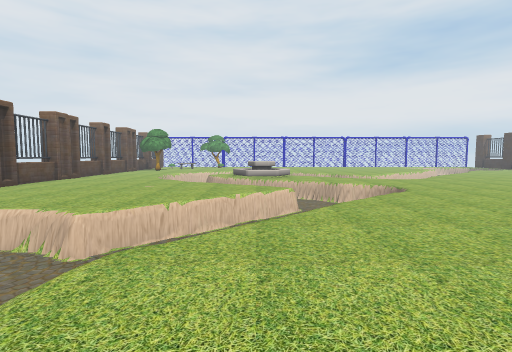
View 1 (above)

24 first-person views from a walk through a Unity game level. The camera is 1.4 m above the floor, tilts 4° down and sees 85° across. The floor is counted in squares, 1 m on a side. Each view is taken from the middle of a square. On the plan, view 1 faces up. The plan holds only what a view shows up to about 14 squares ahead; the rest is blank. The player is left out. Some surface patterns are stand-ins.

View 2
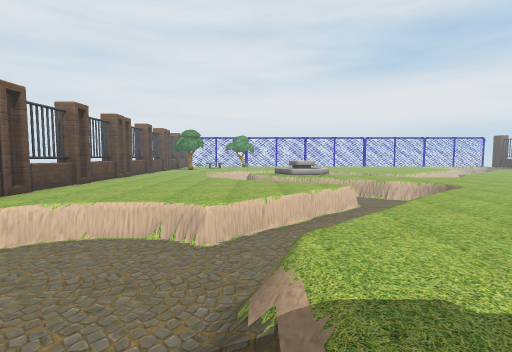

View 3
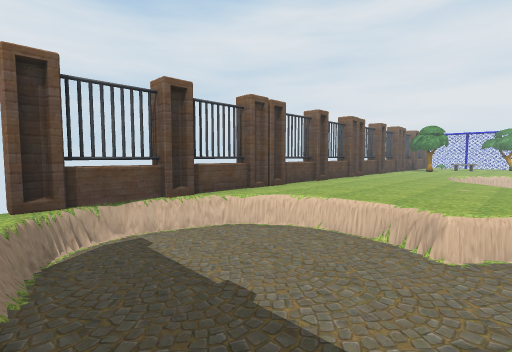

View 4
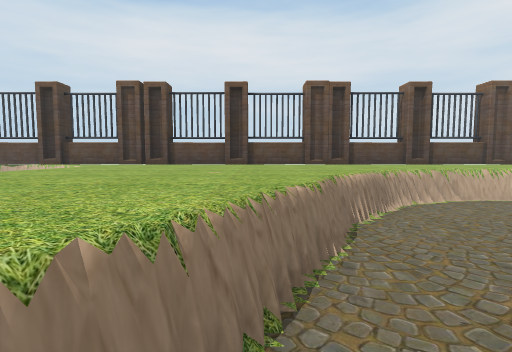

View 5
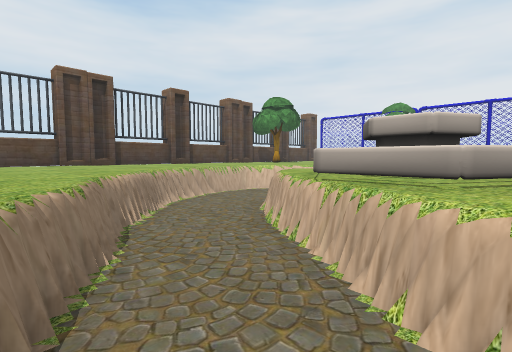

View 6
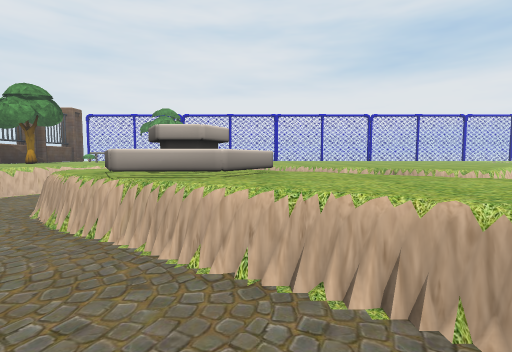

View 7
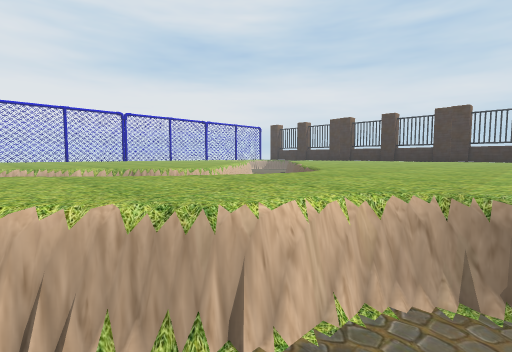

View 8
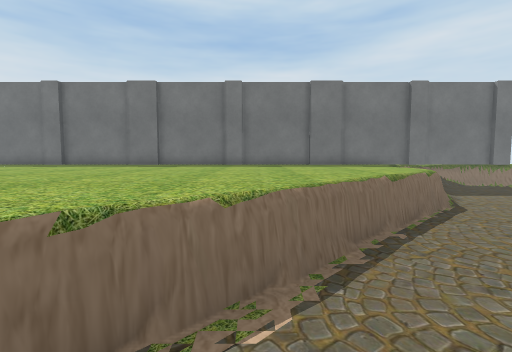

View 9
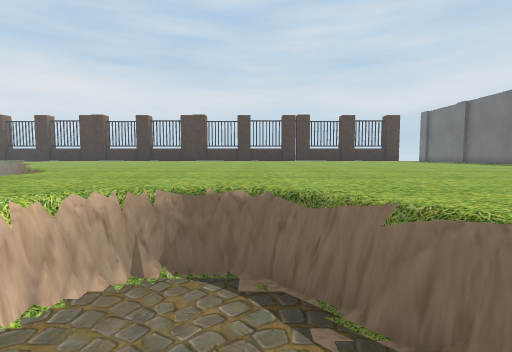

View 10
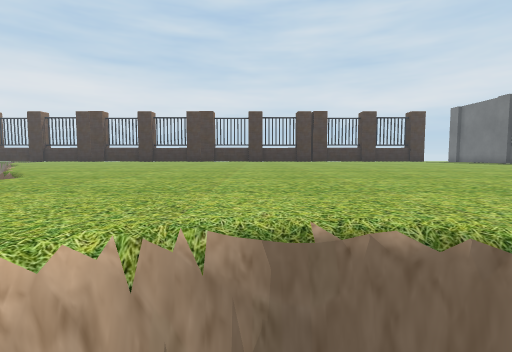

View 11
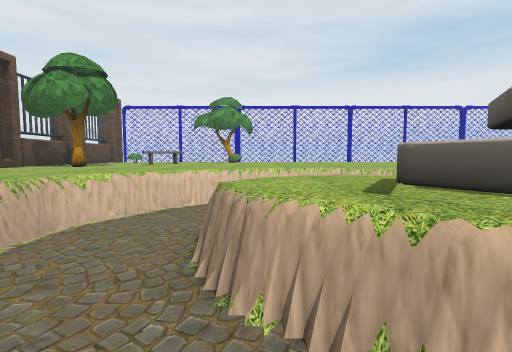

View 12
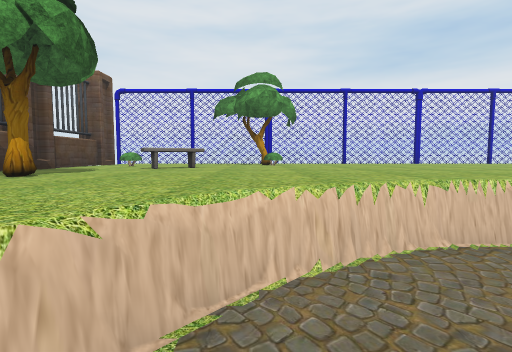

View 13
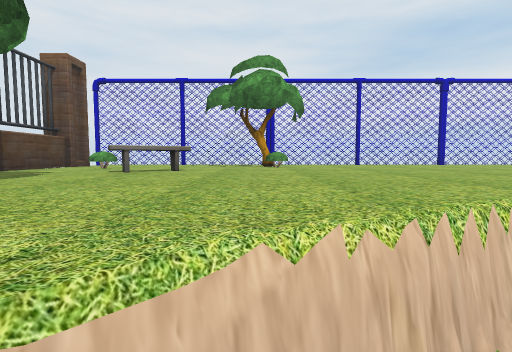

View 14
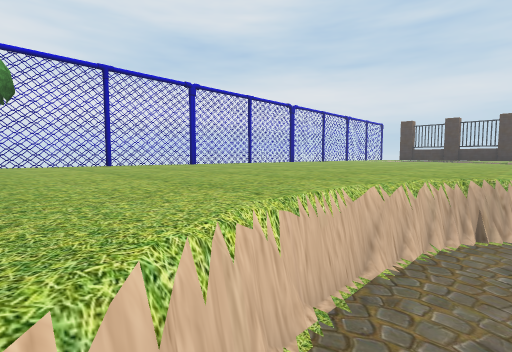

View 15
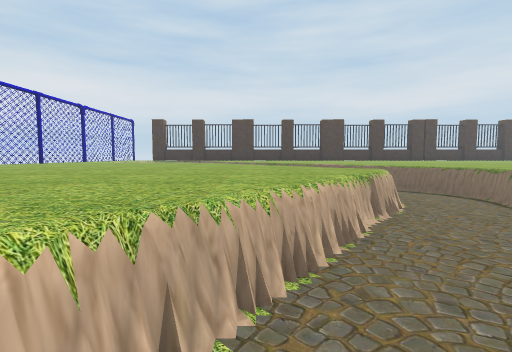

View 16
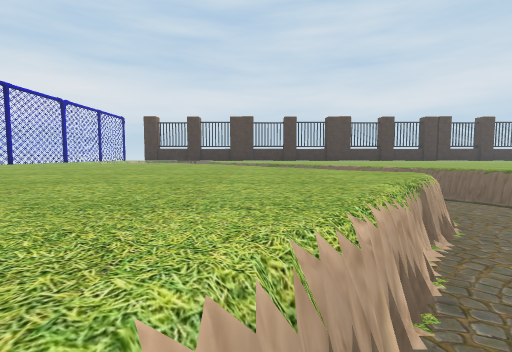

View 17
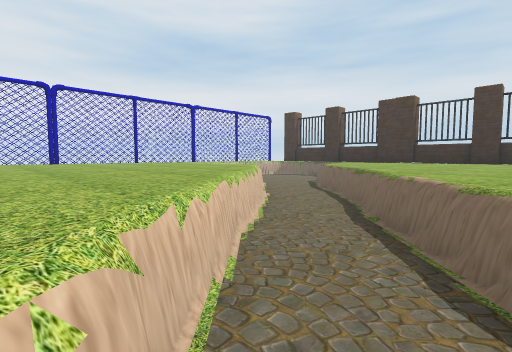

View 18
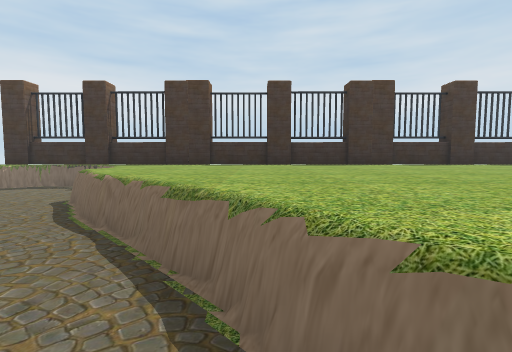

View 19
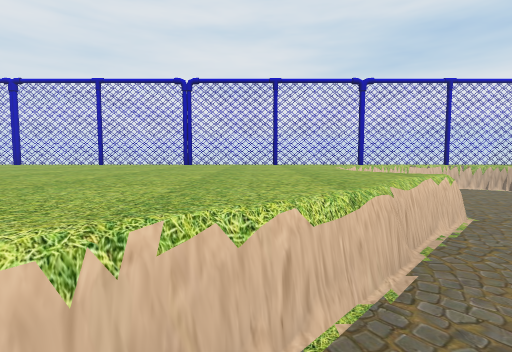

View 20
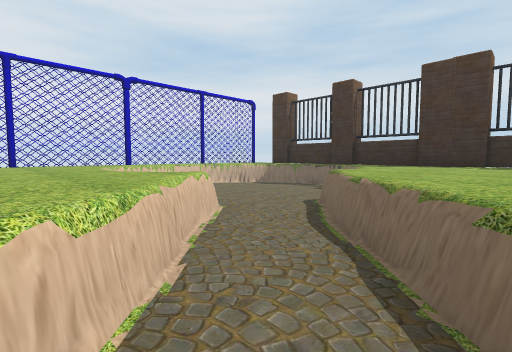

View 21
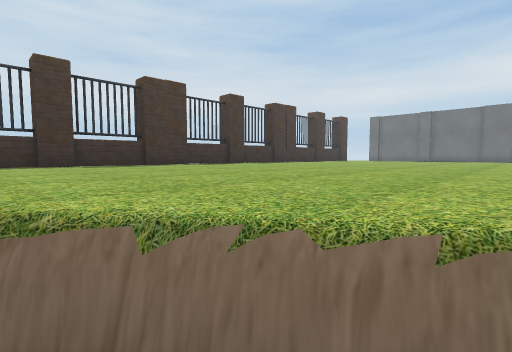

View 22
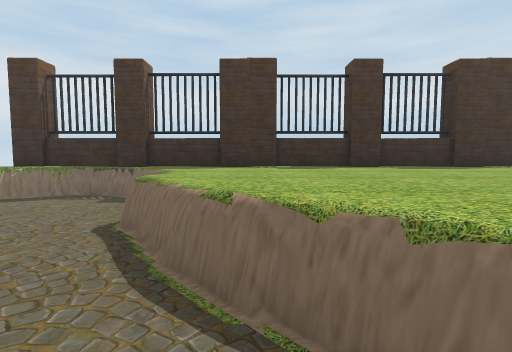

View 23
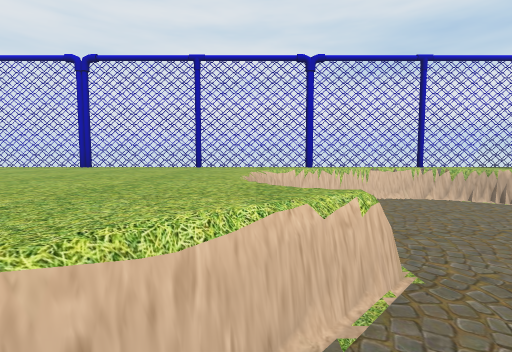

View 24
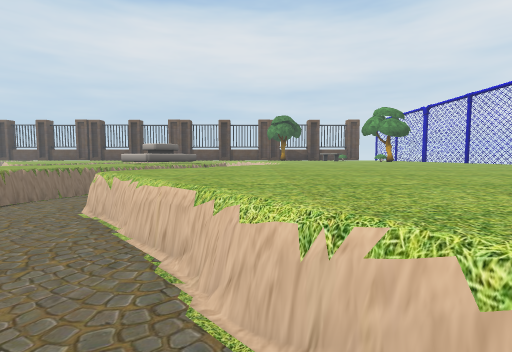

### Floor plan
Key: @ floor where view 1 was taken; # wall or solid block; . main floor; - floor 1 m lower than the main floor; / step, stairs or slope; = window, fence, low wall or low ledge; ^ raised ledge; T tree; O other object.
Columns run from 13 left of view 1 to 28 right of it. Each row starts with its distance up from view 1.
 37  ^^^^^^^^^^^^^^^^^^^^^^^^^^^^^^^^^^^^^^^^
 36   ^^^^^##T^^^^^^^^^^^^^^^^^^^^^^^^===^^^
 35  #^^^^^###^^^^^^^^^^^^^^^^^^^^^^-  ----^^#
 34  #^^^^^##O^^^^^^^^^^^^^^^^^^^^^^  ------^#
 33  #^O^^^^^^^^^^^^^^^^^^^^^^^^^^^^  ------^#
 32  #^^^OO^^^^^^^^^^^^^^^^^^^^^^^^^ -------=#
 31  #^^OOO^^^^^^^^^^^^^^^^^^^^^^^^^ -------##
 30  #^^^^^^^^^^^^^^^^^^^^^^^^^^^^^^^-------/#
 29  #^^^^^^^^^^^^^^^^^^^^^^^^^^^^^^----=- /.#
 28  #^TT^^^^^^^^^^^^^^^^^^^^^^^^^^---==#....=
 27  #^TT^^^^^^^^^^^^^^^^^^^^^^^^^---==......#
 26  #^TT^^^^^^--=^^^^^^^^^^^^^^^---==.......#
 25  # ^^^^^^-------^^^^^^^^^^^^---==........#
 24  # ^^^^^---    --^^^^^^^^^----==.........=
 23  # ^^^^--- === ---=^^^^^^----==..........#
 22  # ^^^^--==..   ----^^^^----=#...........#
 21  #^^^^^--=...  /=----^^---==.............#
 20  # ^^^^---=.OOOO#=#------==..............#
 19  #^^^^^---==OOOO..=/----==...............#
 18  #^^^^^^----==O.....=/-==................#
 17  #^^^^^^^-----=..........................#
 16  #^^^^^^^^-----==........................=
 15  #^^^^^^^^^^-----=...................... #
 14  #^^^^^^^^^^^^ ---==.................... =
 13  #^^^^^^^^^^^^^----/.................... #
 12  #^^^^^^^^^^^^^=- -=.................    #
 11  #^^^^^^^^^^^^--  ==................     =
 10  #^^^^^^^^^^^----==................      #
  9  #^^^^^^^^^^---==#................
  8  #^^^^^^^^^---#=.................
  7  #^^^^^^^^---==..................
  6  #^^--------#=................. .
  5  #^--------==.................. .
  4  #=--------=................... .
  3  #--------=#...................
  2  #-------//..................
  1  #------- /..................
  0 ##=-----/  ..@..............
 -1  ^^^##-/ //.##       ##
 -2      ########################

Where each view was taken, in squares from view 1:
view 1: 0 up, 0 right, facing up
view 2: 1 down, 3 left, facing up
view 3: 1 down, 3 left, facing up-left
view 4: 14 up, 2 right, facing left
view 5: 14 up, 2 right, facing up-left
view 6: 13 up, 2 right, facing up
view 7: 13 up, 3 right, facing up-right
view 8: 12 up, 3 right, facing down
view 9: 12 up, 3 right, facing right
view 10: 13 up, 5 right, facing right
view 11: 17 up, 3 left, facing up
view 12: 22 up, 5 left, facing up
view 13: 24 up, 5 left, facing up
view 14: 25 up, 4 left, facing up-right
view 15: 25 up, 0 right, facing right
view 16: 25 up, 2 right, facing right
view 17: 20 up, 9 right, facing up-right
view 18: 23 up, 14 right, facing right
view 19: 24 up, 15 right, facing up
view 20: 24 up, 15 right, facing up-right
view 21: 24 up, 15 right, facing down-right
view 22: 26 up, 17 right, facing right
view 23: 27 up, 18 right, facing up
view 24: 25 up, 16 right, facing left
